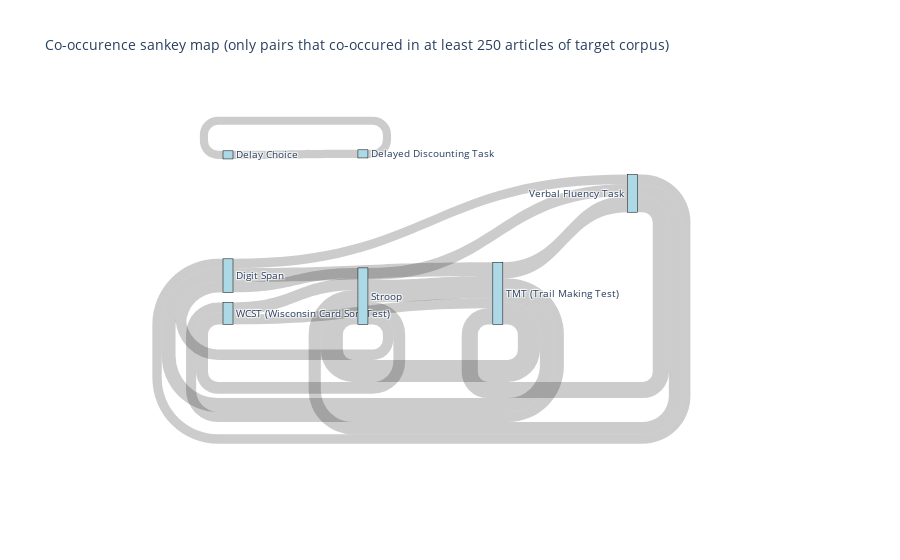

This figure's notebook cell:
### Markdown cell above
### Plotly Sankey (interactive)

There are two sankey plots, first showing number of shared articles, and then percent of shared articles (normalized by target corpus).

### Code cell
import plotly.graph_objects as go

# uncomment to open fig in the browser instead of embedding into the notebook
# import plotly.io as pio; pio.renderers.default = 'browser'

MIN_COOCCURENCE = 250

# prep data for sankey
cooc_df = pd.DataFrame(cooccurences).unstack().reset_index().rename(
  columns={'level_0': 'target', 'level_1': 'source', 0: 'cooccurence'}
)

index_to_test_mapping = {i:c for i,c in enumerate(cognitive_tests)}
# df.replace({'task_i': index_to_test_mapping, 'task_j': index_to_test_mapping}, inplace=True)

# only pairs that co-occured at least 50 times
cooc_df = cooc_df.query('cooccurence > @MIN_COOCCURENCE')


fig = go.Figure(data=[go.Sankey(
    node = dict(
      pad = 10,
      thickness = 10,
      line = dict(color = 'black', width = 0.5),
      label = cognitive_tests,
      color = 'lightblue'
    ),
    link = dict(
      source = cooc_df['source'],
      target = cooc_df['target'],
      value = cooc_df['cooccurence']
  ))])

fig.update_layout(title_text=f'Co-occurence sankey map (only pairs that co-occured in at least {MIN_COOCCURENCE} articles of target corpus)', font_size=10)

fig.write_html('../outputs/cooccurences/sankey_map_plotly.html')

fig.show()

### Figure 1 — Plotly figure (JSON) as saved in the notebook; plotly's stock layout.template omitted (floating-point values rounded to 4 significant figures)
{"data": [{"link": {"source": [32, 61, 32, 61, 71, 77, 0, 13, 61, 71, 0, 13, 32, 71, 13, 32, 61, 22], "target": [0, 0, 13, 13, 13, 22, 32, 32, 32, 32, 61, 61, 61, 61, 71, 71, 71, 77], "value": [433, 373, 384, 507, 344, 299, 433, 384, 810, 448, 373, 507, 810, 591, 344, 448, 591, 299]}, "node": {"color": "lightblue", "label": ["WCST (Wisconsin Card Sort Test)", "Span Tasks (Verbal, Arithmetic, Visuospatial)", "Letter Fluency", "Reading Span Task", "Balance Beam Task", "RLG (Random Letter Generation Task)", "Auditory Attention", "Reverse Categorization", "Gift Wrap", "Anti-Saccade Task", "DCCS (Dimentional Change Card Sort)", "Sentence Repetition Task", "Sentence Completion Task", "Digit Span", "Simon Says", "Corsi-block Span", "Backward Span Task", "RNG (Random Number Generation Task)", "Incompatibility Test", "Knock and Tap", "Simon Task", "Spin the Pots", "Delay Choice", "AOSpan (Automated Operation Span Task)", "Block Span", "Odd One Out", "Flexibility Test", "Reversal Learning", "Cued Unpredictable Switch Task", "Self Control Schedule", "LFT (Lexical Fluency Test)", "Sorting Task", "Stroop", "Category Fluency", "PVT (Psychomotor Vigilance Task)", "FIST (Flexible Item Selection Task)", "N-back", "Box Crossing Dual Task", "Number-Letter Task", "Head-Toes-Knees-Shoulders Tasks", "Stop-Signal Task", "CNT (Contingency Naming Task)", "Letter Monitoring", "Boxes Task", "D2 Target Detection", "CPT (Continuous Performance Task)", "MCST (Modified Card Sorting Test)", "Object Substitution Task", "IGT (Iowa Gambling Task)", "Flanker Task", "Cognitive Flexibility Task", "Local-Global Task", "Rspan (Running Span)", "Keep Track Task", "OSpan (Operating Span)", "Hayling Test", "Semantic Fluency Test", "PEG (Pencil Tapping Task)", "Shape School", "Counting Span Task", "Gift Delay", "TMT (Trail Making Test)", "Tower of London", "Tower of Hanoi", "Snack Delay", "ANT (Attention Network Test)", "LNS (Letter Number Sequencing)", "GoNoGo (Digit, Figure)", "S-R Compatibility Task", "Category Switch Task", "Analogy Making Task", "Verbal Fluency Task", "Delayed Alteration Task", "Color Shape Task", "Dimension Switching Task", "Nine Boxes", "Block Design Subtest", "Delayed Discounting Task"], "line": {"color": "black", "width": 0.5}, "pad": 10, "thickness": 10}, "type": "sankey"}], "layout": {"font": {"size": 10}, "title": {"text": "Co-occurence sankey map (only pairs that co-occured in at least 250 articles of target corpus)"}}}
